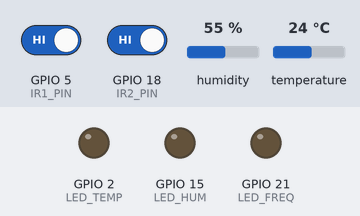
Simulated run of this program. Board: ESP32. On the bench: output pins drawn as LEDs (lit = HIGH). Inputs (shaded band) come from the test bench; at power-on: humidity 55 %, temperature 24 °C, GPIO 5 (IR1_PIN) HIGH, GPIO 18 (IR2_PIN) HIGH. WiFi joins after 1.5 s; servers stay silent unless stated; uploads are accepted with an empty reply; web services answer with replies made up by the test bench; what the program prints to the serial monitor is not drawn.

Above: at 4.1 s.
4.2 s: humidity set to 31 %
11.7 s: humidity set to 28 %
At 16.8 s:
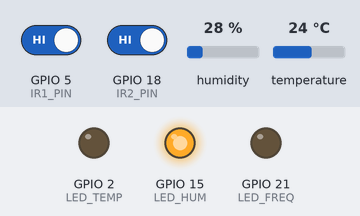
17.1 s: temperature set to 16 °C
22.0 s: temperature set to 13 °C
At 24.7 s:
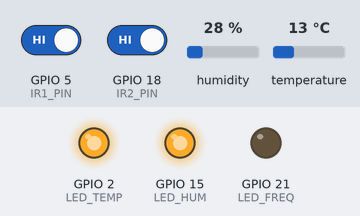
26.9 s: humidity set to 40 %
At 28.8 s:
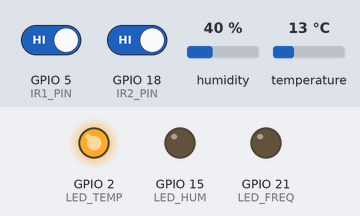
31.8 s: humidity set to 22 %
At 36.2 s:
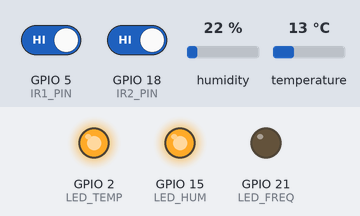
Timing chart, 0 to 37.7 s (numbered marks = the images above; inputs shaded):
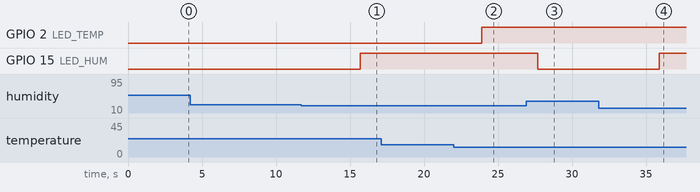

Measured:
- the behaviour switches between 30 and 29 % on humidity (found by bisection; images 0 and 1)
- the behaviour switches between 15 and 14 °C on temperature (found by bisection; images 1 and 2)
- after the input at 4.2 s, every drawn part: stays the same
- after the input at 11.7 s, GPIO 15 (LED_HUM): LOW → HIGH after 4.0 s
- after the input at 17.1 s, every drawn part: stays the same
- after the input at 22.0 s, GPIO 2 (LED_TEMP): LOW → HIGH after 1.9 s
- after the input at 26.9 s, GPIO 15 (LED_HUM): HIGH → LOW after 0.79 s
- after the input at 31.8 s, GPIO 15 (LED_HUM): LOW → HIGH after 4.1 s

The program:

main.cpp
```cpp
#include <Arduino.h>
#include <WiFi.h>
#include "TelegramBot.h"
#include "DHT.h"

// =============================
// Configuración WiFi
// =============================
const char* ssid     = "MiguelG";
const char* password = "luis1234567";

// =============================
// Servidor PHP/MySQL
// =============================
const char* host = "172.20.6.88";   // Cambia por la IP/host del servidor
const int   port = 80;              // Puerto (normalmente 80)
int ID_TARJ = 1;                    // Identificador de la tarjeta

// =============================
// Telegram
// =============================
String botToken = "8332275316:AAGDv3cssnrlU_lBHmOOKLhGmIDkY_UrhQw";
String chatId   = "5152788448";
TelegramBot bot(botToken, chatId);

// =============================
// Sensor DHT11
// =============================
#define DHTPIN 4
#define DHTTYPE DHT11
DHT dht(DHTPIN, DHTTYPE);

// =============================
// Sensores IR
// =============================
#define IR1_PIN 5
#define IR2_PIN 18   // Segundo sensor IR

volatile bool ir1Triggered = false;
volatile bool ir2Triggered = false;
volatile unsigned long lastIr1Time = 0;
volatile unsigned long lastIr2Time = 0;

volatile int dir1Count = 0; // IR1 → IR2
volatile int dir2Count = 0; // IR2 → IR1

// =============================
// LEDs
// =============================
#define LED_TEMP 2
#define LED_HUM  15
#define LED_FREQ 21

// =============================
// Control de tiempos
// =============================
unsigned long lastCheckIR = 0;
const unsigned long checkIntervalIR = 60000; // 60s

unsigned long lastDhtRead = 0;
const unsigned long dhtInterval = 2000; // 2s

unsigned long lastDbSync = 0;
const unsigned long dbInterval = 10000; // cada 10s guardar datos

// =============================
// Umbrales (se actualizarán desde la BD)
// =============================
float tempMin = 15.0, tempMax = 30.0; // °C
float humMin = 30.0, humMax = 70.0;   // %
int freqMin = 5, freqMax = 20;        // eventos/minuto

// =============================
// ISR: detección de pulsos
// =============================
void IRAM_ATTR handleIR1() {
  unsigned long now = millis();
  if (now - lastIr1Time > 50) {
    ir1Triggered = true;
    lastIr1Time = now;
  }
}

void IRAM_ATTR handleIR2() {
  unsigned long now = millis();
  if (now - lastIr2Time > 50) {
    ir2Triggered = true;
    lastIr2Time = now;
  }
}

// =============================
// Lógica de conteo de direcciones
// =============================
void processDirection() {
  if (ir1Triggered && ir2Triggered && lastIr1Time < lastIr2Time) {
    dir1Count++;
    ir1Triggered = false;
    ir2Triggered = false;
  }
  else if (ir1Triggered && ir2Triggered && lastIr2Time < lastIr1Time) {
    dir2Count++;
    ir1Triggered = false;
    ir2Triggered = false;
  }
}

// =============================
// Lectura periódica del DHT11
// =============================
float lastTemp = 0, lastHum = 0;

void readDHT() {
  float temp = dht.readTemperature();
  float hum = dht.readHumidity();

  if (isnan(temp) || isnan(hum)) {
    Serial.println("⚠ Error al leer del DHT11");
    return;
  }

  lastTemp = temp;
  lastHum = hum;

  Serial.printf("🌡 Temp: %.1f °C | 💧 Hum: %.1f %%\n", temp, hum);

  // --- ALERTAS vía Telegram ---
  if (temp < tempMin) bot.sendMessage("⚠ ALERTA: Temperatura BAJA (" + String(temp) + " °C)");
  else if (temp > tempMax) bot.sendMessage("⚠ ALERTA: Temperatura ALTA (" + String(temp) + " °C)");

  if (hum < humMin) bot.sendMessage("⚠ ALERTA: Humedad BAJA (" + String(hum) + " %)");
  else if (hum > humMax) bot.sendMessage("⚠ ALERTA: Humedad ALTA (" + String(hum) + " %)");

  // --- CONTROL DE LEDS ---
  if (temp < tempMin || temp > tempMax) {
    digitalWrite(LED_TEMP, HIGH);
  } else {
    digitalWrite(LED_TEMP, LOW);
  }

  if (hum < humMin || hum > humMax) {
    digitalWrite(LED_HUM, HIGH);
  } else {
    digitalWrite(LED_HUM, LOW);
  }
}

// =============================
// Monitoreo de frecuencia IR
// =============================
int lastFreqDir1 = 0, lastFreqDir2 = 0;

void checkIR() {
  processDirection();

  if (millis() - lastCheckIR >= checkIntervalIR) {
    lastCheckIR = millis();

    int freqDir1 = dir1Count;
    int freqDir2 = dir2Count;
    dir1Count = 0;
    dir2Count = 0;

    lastFreqDir1 = freqDir1;
    lastFreqDir2 = freqDir2;

    Serial.println("Dir1: " + String(freqDir1) + " eventos/min");
    Serial.println("Dir2: " + String(freqDir2) + " eventos/min");

    // --- ALERTAS vía Telegram ---
    if (freqDir1 < freqMin) bot.sendMessage("⚠ ALERTA: Frecuencia BAJA Dir1 (" + String(freqDir1) + ")");
    else if (freqDir1 > freqMax) bot.sendMessage("⚠ ALERTA: Frecuencia ALTA Dir1 (" + String(freqDir1) + ")");

    if (freqDir2 < freqMin) bot.sendMessage("⚠ ALERTA: Frecuencia BAJA Dir2 (" + String(freqDir2) + ")");
    else if (freqDir2 > freqMax) bot.sendMessage("⚠ ALERTA: Frecuencia ALTA Dir2 (" + String(freqDir2) + ")");

    // --- CONTROL DE LED ---
    if (freqDir1 < freqMin || freqDir1 > freqMax ||
        freqDir2 < freqMin || freqDir2 > freqMax) {
          digitalWrite(LED_FREQ, LOW);
    } else {
          digitalWrite(LED_FREQ, HIGH);
    }
  }
}

// =============================
// Función auxiliar: leer solo el body HTTP (sin headers)
// =============================
String getHttpResponse(WiFiClient &client) {
  String line;
  String body = "";
  bool headersEnded = false;

  while (client.connected() || client.available()) {
    line = client.readStringUntil('\n');

    if (!headersEnded) {
      if (line == "\r" || line.length() == 0) {
        headersEnded = true;
      }
    } else {
      body += line;
    }
  }

  body.trim();
  return body;
}

// =============================
// Función: obtener umbrales desde la BD
// =============================
void updateThresholdsFromDB() {
  WiFiClient client;
  if (!client.connect(host, port)) {
    Serial.println("Error conectando a servidor (umbrales)");
    return;
  }

  String url = "/programas_php/proceso_eventos/programa5.php";
  client.print(String("GET ") + url + " HTTP/1.1\r\n" +
               "Host: " + host + "\r\n" +
               "Connection: close\r\n\r\n");

  String payload = getHttpResponse(client);

  int idx1 = payload.indexOf(',');
  int idx2 = payload.indexOf(',', idx1+1);
  int idx3 = payload.indexOf(',', idx2+1);
  int idx4 = payload.indexOf(',', idx3+1);
  int idx5 = payload.indexOf(',', idx4+1);

  if (idx1 > 0 && idx2 > 0 && idx3 > 0 && idx4 > 0 && idx5 > 0) {
    tempMin = payload.substring(0, idx1).toFloat();
    tempMax = payload.substring(idx1+1, idx2).toFloat();
    humMin  = payload.substring(idx2+1, idx3).toFloat();
    humMax  = payload.substring(idx3+1, idx4).toFloat();
    freqMin = payload.substring(idx4+1, idx5).toInt();
    freqMax = payload.substring(idx5+1).toInt();

    Serial.printf("Nuevos umbrales - Temp: %.1f-%.1f °C, Hum: %.1f-%.1f %%, Freq: %d-%d eventos/min\n",
                  tempMin, tempMax, humMin, humMax, freqMin, freqMax);
  } else {
    Serial.println("⚠ Error: formato de datos recibido no es válido.");
  }

  client.stop();
}

// =============================
// Función: guardar datos en la BD
// =============================
void saveDataToDB() {
  WiFiClient client;
  if (!client.connect(host, port)) {
    Serial.println("Error conectando a servidor (guardar)");
    return;
  }

  String url = "/programas_php/proceso_eventos/programa1.php?temperatura=" + String(lastTemp) +
               "&humedad=" + String(lastHum) +
               "&dir1=" + String(lastFreqDir1) +
               "&dir2=" + String(lastFreqDir2) +
               "&ID_TARJ=" + String(ID_TARJ);

  client.print(String("GET ") + url + " HTTP/1.1\r\n" +
               "Host: " + host + "\r\n" +
               "Connection: close\r\n\r\n");

  Serial.println(String("Datos enviados a BD: ") +
                "Temp=" + String(lastTemp) +
                ", Hum=" + String(lastHum) +
                ", Dir1=" + String(lastFreqDir1) +
                ", Dir2=" + String(lastFreqDir2));
  client.stop();
}

// =============================
// Setup
// =============================
void setup() {
  Serial.begin(115200);

  WiFi.begin(ssid, password);
  Serial.print("Conectando a WiFi");
  while (WiFi.status() != WL_CONNECTED) {
    delay(500);
    Serial.print(".");
  }
  Serial.println("\nWiFi conectado");
  Serial.print("IP: "); Serial.println(WiFi.localIP());

  dht.begin();
  pinMode(IR1_PIN, INPUT_PULLUP);
  pinMode(IR2_PIN, INPUT_PULLUP);
  attachInterrupt(digitalPinToInterrupt(IR1_PIN), handleIR1, FALLING);
  attachInterrupt(digitalPinToInterrupt(IR2_PIN), handleIR2, FALLING);

  // Configurar LEDs como salida
  pinMode(LED_TEMP, OUTPUT);
  pinMode(LED_HUM, OUTPUT);
  pinMode(LED_FREQ, OUTPUT);

  bot.sendMessage("ESP32 conectado. Monitoreo iniciado.");

  updateThresholdsFromDB();
}

// =============================
// Loop principal
// =============================
void loop() {
  if (millis() - lastDhtRead >= dhtInterval) {
    lastDhtRead = millis();
    readDHT();
  }

  checkIR();

  if (millis() - lastDbSync >= dbInterval) {
    lastDbSync = millis();
    saveDataToDB();
    updateThresholdsFromDB();
  }
}
```

TelegramBot.h
```cpp
#ifndef TELEGRAM_BOT_H
#define TELEGRAM_BOT_H

#include <WiFiClientSecure.h>
#include <HTTPClient.h>

class TelegramBot {
private:
    String botToken;
    String chatId;
    String apiHost = "https://api.telegram.org";

public:
    TelegramBot(const String& token, const String& chat_id)
        : botToken(token), chatId(chat_id) {}

    // Solo se encarga de enviar mensaje
    bool sendMessage(const String& message) {
        if (WiFi.status() != WL_CONNECTED) return false;

        WiFiClientSecure client;
        client.setInsecure();

        HTTPClient https;
        String url = apiHost + "/bot" + botToken + "/sendMessage";

        String payload = "chat_id=" + chatId + "&text=" + urlencode(message);

        https.begin(client, url);
        https.addHeader("Content-Type", "application/x-www-form-urlencoded");

        int httpCode = https.POST(payload);
        https.end();

        return httpCode == 200;
    }

    // Solo obtiene mensajes nuevos (con offset)
    String getNextMessage(int &lastUpdateId) {
        if (WiFi.status() != WL_CONNECTED) return "";

        WiFiClientSecure client;
        client.setInsecure();

        HTTPClient https;
        String url = apiHost + "/bot" + botToken + "/getUpdates?offset=" + String(lastUpdateId + 1);

        https.begin(client, url);
        int httpCode = https.GET();

        if (httpCode != 200) {
            https.end();
            return "";
        }

        String response = https.getString();
        https.end();

        int updateIdIndex = response.indexOf("\"update_id\":");
        if (updateIdIndex == -1) return "";

        int idStart = updateIdIndex + 12;
        int idEnd = response.indexOf(",", idStart);
        int updateId = response.substring(idStart, idEnd).toInt();

        if (updateId <= lastUpdateId) return "";

        lastUpdateId = updateId;

        int textIndex = response.indexOf("\"text\":\"");
        if (textIndex == -1) return "";

        int start = textIndex + 8;
        int end = response.indexOf("\"", start);
        String text = response.substring(start, end);

        return text;
    }

private:
    // Función básica de urlencode para textos simples
    String urlencode(const String& str) {
        String encoded = "";
        char c;
        char code0;
        char code1;
        for (int i = 0; i < str.length(); i++) {
            c = str.charAt(i);
            if (isalnum(c)) {
                encoded += c;
            } else {
                code0 = (c >> 4) & 0xF;
                code1 = c & 0xF;
                encoded += '%';
                encoded += char(code0 > 9 ? code0 - 10 + 'A' : code0 + '0');
                encoded += char(code1 > 9 ? code1 - 10 + 'A' : code1 + '0');
            }
        }
        return encoded;
    }
};

#endif
```
